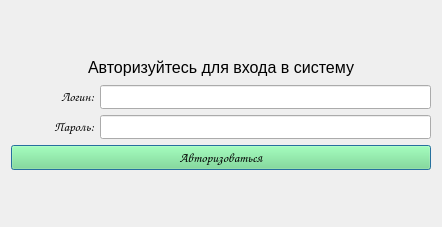
<?xml version="1.0" encoding="UTF-8"?>
<ui version="4.0">
 <class>Dialog</class>
 <widget class="QDialog" name="Dialog">
  <property name="geometry">
   <rect>
    <x>0</x>
    <y>0</y>
    <width>442</width>
    <height>227</height>
   </rect>
  </property>
  <property name="palette">
   <palette>
    <active>
     <colorrole role="Button">
      <brush brushstyle="SolidPattern">
       <color alpha="255">
        <red>118</red>
        <green>227</green>
        <blue>131</blue>
       </color>
      </brush>
     </colorrole>
    </active>
    <inactive>
     <colorrole role="Button">
      <brush brushstyle="SolidPattern">
       <color alpha="255">
        <red>118</red>
        <green>227</green>
        <blue>131</blue>
       </color>
      </brush>
     </colorrole>
    </inactive>
    <disabled>
     <colorrole role="Button">
      <brush brushstyle="SolidPattern">
       <color alpha="255">
        <red>118</red>
        <green>227</green>
        <blue>131</blue>
       </color>
      </brush>
     </colorrole>
    </disabled>
   </palette>
  </property>
  <property name="windowTitle">
   <string>Dialog</string>
  </property>
  <layout class="QVBoxLayout" name="verticalLayout" stretch="2,1,1,0,2">
   <item>
    <spacer name="verticalSpacer_2">
     <property name="orientation">
      <enum>Qt::Vertical</enum>
     </property>
     <property name="sizeHint" stdset="0">
      <size>
       <width>20</width>
       <height>40</height>
      </size>
     </property>
    </spacer>
   </item>
   <item>
    <widget class="QLabel" name="label_8">
     <property name="text">
      <string>&lt;html&gt;&lt;head/&gt;&lt;body&gt;&lt;p align=&quot;center&quot;&gt;&lt;span style=&quot; font-size:12pt;&quot;&gt;Авторизуйтесь для входа в систему&lt;/span&gt;&lt;/p&gt;&lt;/body&gt;&lt;/html&gt;</string>
     </property>
    </widget>
   </item>
   <item>
    <layout class="QGridLayout" name="gridLayout_2" rowstretch="2,0" columnstretch="2,8,0">
     <item row="1" column="1" colspan="2">
      <widget class="QLineEdit" name="line_pas">
       <property name="font">
        <font>
         <family>Comic Sans MS</family>
        </font>
       </property>
      </widget>
     </item>
     <item row="0" column="0">
      <widget class="QLabel" name="label_4">
       <property name="font">
        <font>
         <family>Comic Sans MS</family>
        </font>
       </property>
       <property name="text">
        <string>&lt;html&gt;&lt;head/&gt;&lt;body&gt;&lt;p align=&quot;right&quot;&gt;&lt;span style=&quot; font-size:10pt;&quot;&gt;Логин:&lt;/span&gt;&lt;/p&gt;&lt;/body&gt;&lt;/html&gt;</string>
       </property>
      </widget>
     </item>
     <item row="0" column="1" colspan="2">
      <widget class="QLineEdit" name="line_log">
       <property name="font">
        <font>
         <family>Comic Sans MS</family>
        </font>
       </property>
      </widget>
     </item>
     <item row="1" column="0">
      <widget class="QLabel" name="label_6">
       <property name="font">
        <font>
         <family>Comic Sans MS</family>
        </font>
       </property>
       <property name="text">
        <string>&lt;html&gt;&lt;head/&gt;&lt;body&gt;&lt;p align=&quot;right&quot;&gt;&lt;span style=&quot; font-size:10pt;&quot;&gt;Пароль:&lt;/span&gt;&lt;/p&gt;&lt;/body&gt;&lt;/html&gt;</string>
       </property>
      </widget>
     </item>
    </layout>
   </item>
   <item>
    <widget class="QPushButton" name="autorization_btn">
     <property name="palette">
      <palette>
       <active>
        <colorrole role="WindowText">
         <brush brushstyle="SolidPattern">
          <color alpha="255">
           <red>0</red>
           <green>0</green>
           <blue>0</blue>
          </color>
         </brush>
        </colorrole>
        <colorrole role="Button">
         <brush brushstyle="SolidPattern">
          <color alpha="255">
           <red>118</red>
           <green>227</green>
           <blue>131</blue>
          </color>
         </brush>
        </colorrole>
        <colorrole role="Light">
         <brush brushstyle="SolidPattern">
          <color alpha="255">
           <red>218</red>
           <green>255</green>
           <blue>222</blue>
          </color>
         </brush>
        </colorrole>
        <colorrole role="Midlight">
         <brush brushstyle="SolidPattern">
          <color alpha="255">
           <red>168</red>
           <green>241</green>
           <blue>176</blue>
          </color>
         </brush>
        </colorrole>
        <colorrole role="Dark">
         <brush brushstyle="SolidPattern">
          <color alpha="255">
           <red>59</red>
           <green>113</green>
           <blue>66</blue>
          </color>
         </brush>
        </colorrole>
        <colorrole role="Mid">
         <brush brushstyle="SolidPattern">
          <color alpha="255">
           <red>79</red>
           <green>151</green>
           <blue>87</blue>
          </color>
         </brush>
        </colorrole>
        <colorrole role="Text">
         <brush brushstyle="SolidPattern">
          <color alpha="255">
           <red>0</red>
           <green>0</green>
           <blue>0</blue>
          </color>
         </brush>
        </colorrole>
        <colorrole role="BrightText">
         <brush brushstyle="SolidPattern">
          <color alpha="255">
           <red>255</red>
           <green>255</green>
           <blue>255</blue>
          </color>
         </brush>
        </colorrole>
        <colorrole role="ButtonText">
         <brush brushstyle="SolidPattern">
          <color alpha="255">
           <red>0</red>
           <green>0</green>
           <blue>0</blue>
          </color>
         </brush>
        </colorrole>
        <colorrole role="Base">
         <brush brushstyle="SolidPattern">
          <color alpha="255">
           <red>255</red>
           <green>255</green>
           <blue>255</blue>
          </color>
         </brush>
        </colorrole>
        <colorrole role="Window">
         <brush brushstyle="SolidPattern">
          <color alpha="255">
           <red>255</red>
           <green>255</green>
           <blue>255</blue>
          </color>
         </brush>
        </colorrole>
        <colorrole role="Shadow">
         <brush brushstyle="SolidPattern">
          <color alpha="255">
           <red>0</red>
           <green>0</green>
           <blue>0</blue>
          </color>
         </brush>
        </colorrole>
        <colorrole role="AlternateBase">
         <brush brushstyle="SolidPattern">
          <color alpha="255">
           <red>186</red>
           <green>241</green>
           <blue>193</blue>
          </color>
         </brush>
        </colorrole>
        <colorrole role="ToolTipBase">
         <brush brushstyle="SolidPattern">
          <color alpha="255">
           <red>255</red>
           <green>255</green>
           <blue>220</blue>
          </color>
         </brush>
        </colorrole>
        <colorrole role="ToolTipText">
         <brush brushstyle="SolidPattern">
          <color alpha="255">
           <red>0</red>
           <green>0</green>
           <blue>0</blue>
          </color>
         </brush>
        </colorrole>
        <colorrole role="PlaceholderText">
         <brush brushstyle="NoBrush">
          <color alpha="128">
           <red>0</red>
           <green>0</green>
           <blue>0</blue>
          </color>
         </brush>
        </colorrole>
       </active>
       <inactive>
        <colorrole role="WindowText">
         <brush brushstyle="SolidPattern">
          <color alpha="255">
           <red>0</red>
           <green>0</green>
           <blue>0</blue>
          </color>
         </brush>
        </colorrole>
        <colorrole role="Button">
         <brush brushstyle="SolidPattern">
          <color alpha="255">
           <red>118</red>
           <green>227</green>
           <blue>131</blue>
          </color>
         </brush>
        </colorrole>
        <colorrole role="Light">
         <brush brushstyle="SolidPattern">
          <color alpha="255">
           <red>218</red>
           <green>255</green>
           <blue>222</blue>
          </color>
         </brush>
        </colorrole>
        <colorrole role="Midlight">
         <brush brushstyle="SolidPattern">
          <color alpha="255">
           <red>168</red>
           <green>241</green>
           <blue>176</blue>
          </color>
         </brush>
        </colorrole>
        <colorrole role="Dark">
         <brush brushstyle="SolidPattern">
          <color alpha="255">
           <red>59</red>
           <green>113</green>
           <blue>66</blue>
          </color>
         </brush>
        </colorrole>
        <colorrole role="Mid">
         <brush brushstyle="SolidPattern">
          <color alpha="255">
           <red>79</red>
           <green>151</green>
           <blue>87</blue>
          </color>
         </brush>
        </colorrole>
        <colorrole role="Text">
         <brush brushstyle="SolidPattern">
          <color alpha="255">
           <red>0</red>
           <green>0</green>
           <blue>0</blue>
          </color>
         </brush>
        </colorrole>
        <colorrole role="BrightText">
         <brush brushstyle="SolidPattern">
          <color alpha="255">
           <red>255</red>
           <green>255</green>
           <blue>255</blue>
          </color>
         </brush>
        </colorrole>
        <colorrole role="ButtonText">
         <brush brushstyle="SolidPattern">
          <color alpha="255">
           <red>0</red>
           <green>0</green>
           <blue>0</blue>
          </color>
         </brush>
        </colorrole>
        <colorrole role="Base">
         <brush brushstyle="SolidPattern">
          <color alpha="255">
           <red>255</red>
           <green>255</green>
           <blue>255</blue>
          </color>
         </brush>
        </colorrole>
        <colorrole role="Window">
         <brush brushstyle="SolidPattern">
          <color alpha="255">
           <red>255</red>
           <green>255</green>
           <blue>255</blue>
          </color>
         </brush>
        </colorrole>
        <colorrole role="Shadow">
         <brush brushstyle="SolidPattern">
          <color alpha="255">
           <red>0</red>
           <green>0</green>
           <blue>0</blue>
          </color>
         </brush>
        </colorrole>
        <colorrole role="AlternateBase">
         <brush brushstyle="SolidPattern">
          <color alpha="255">
           <red>186</red>
           <green>241</green>
           <blue>193</blue>
          </color>
         </brush>
        </colorrole>
        <colorrole role="ToolTipBase">
         <brush brushstyle="SolidPattern">
          <color alpha="255">
           <red>255</red>
           <green>255</green>
           <blue>220</blue>
          </color>
         </brush>
        </colorrole>
        <colorrole role="ToolTipText">
         <brush brushstyle="SolidPattern">
          <color alpha="255">
           <red>0</red>
           <green>0</green>
           <blue>0</blue>
          </color>
         </brush>
        </colorrole>
        <colorrole role="PlaceholderText">
         <brush brushstyle="NoBrush">
          <color alpha="128">
           <red>0</red>
           <green>0</green>
           <blue>0</blue>
          </color>
         </brush>
        </colorrole>
       </inactive>
       <disabled>
        <colorrole role="WindowText">
         <brush brushstyle="SolidPattern">
          <color alpha="255">
           <red>59</red>
           <green>113</green>
           <blue>66</blue>
          </color>
         </brush>
        </colorrole>
        <colorrole role="Button">
         <brush brushstyle="SolidPattern">
          <color alpha="255">
           <red>118</red>
           <green>227</green>
           <blue>131</blue>
          </color>
         </brush>
        </colorrole>
        <colorrole role="Light">
         <brush brushstyle="SolidPattern">
          <color alpha="255">
           <red>218</red>
           <green>255</green>
           <blue>222</blue>
          </color>
         </brush>
        </colorrole>
        <colorrole role="Midlight">
         <brush brushstyle="SolidPattern">
          <color alpha="255">
           <red>168</red>
           <green>241</green>
           <blue>176</blue>
          </color>
         </brush>
        </colorrole>
        <colorrole role="Dark">
         <brush brushstyle="SolidPattern">
          <color alpha="255">
           <red>59</red>
           <green>113</green>
           <blue>66</blue>
          </color>
         </brush>
        </colorrole>
        <colorrole role="Mid">
         <brush brushstyle="SolidPattern">
          <color alpha="255">
           <red>79</red>
           <green>151</green>
           <blue>87</blue>
          </color>
         </brush>
        </colorrole>
        <colorrole role="Text">
         <brush brushstyle="SolidPattern">
          <color alpha="255">
           <red>59</red>
           <green>113</green>
           <blue>66</blue>
          </color>
         </brush>
        </colorrole>
        <colorrole role="BrightText">
         <brush brushstyle="SolidPattern">
          <color alpha="255">
           <red>255</red>
           <green>255</green>
           <blue>255</blue>
          </color>
         </brush>
        </colorrole>
        <colorrole role="ButtonText">
         <brush brushstyle="SolidPattern">
          <color alpha="255">
           <red>59</red>
           <green>113</green>
           <blue>66</blue>
          </color>
         </brush>
        </colorrole>
        <colorrole role="Base">
         <brush brushstyle="SolidPattern">
          <color alpha="255">
           <red>255</red>
           <green>255</green>
           <blue>255</blue>
          </color>
         </brush>
        </colorrole>
        <colorrole role="Window">
         <brush brushstyle="SolidPattern">
          <color alpha="255">
           <red>255</red>
           <green>255</green>
           <blue>255</blue>
          </color>
         </brush>
        </colorrole>
        <colorrole role="Shadow">
         <brush brushstyle="SolidPattern">
          <color alpha="255">
           <red>0</red>
           <green>0</green>
           <blue>0</blue>
          </color>
         </brush>
        </colorrole>
        <colorrole role="AlternateBase">
         <brush brushstyle="SolidPattern">
          <color alpha="255">
           <red>118</red>
           <green>227</green>
           <blue>131</blue>
          </color>
         </brush>
        </colorrole>
        <colorrole role="ToolTipBase">
         <brush brushstyle="SolidPattern">
          <color alpha="255">
           <red>255</red>
           <green>255</green>
           <blue>220</blue>
          </color>
         </brush>
        </colorrole>
        <colorrole role="ToolTipText">
         <brush brushstyle="SolidPattern">
          <color alpha="255">
           <red>0</red>
           <green>0</green>
           <blue>0</blue>
          </color>
         </brush>
        </colorrole>
        <colorrole role="PlaceholderText">
         <brush brushstyle="NoBrush">
          <color alpha="128">
           <red>0</red>
           <green>0</green>
           <blue>0</blue>
          </color>
         </brush>
        </colorrole>
       </disabled>
      </palette>
     </property>
     <property name="font">
      <font>
       <family>Comic Sans MS</family>
       <pointsize>10</pointsize>
      </font>
     </property>
     <property name="text">
      <string>Авторизоваться</string>
     </property>
    </widget>
   </item>
   <item>
    <spacer name="verticalSpacer">
     <property name="orientation">
      <enum>Qt::Vertical</enum>
     </property>
     <property name="sizeHint" stdset="0">
      <size>
       <width>20</width>
       <height>40</height>
      </size>
     </property>
    </spacer>
   </item>
  </layout>
 </widget>
 <resources/>
 <connections/>
</ui>
